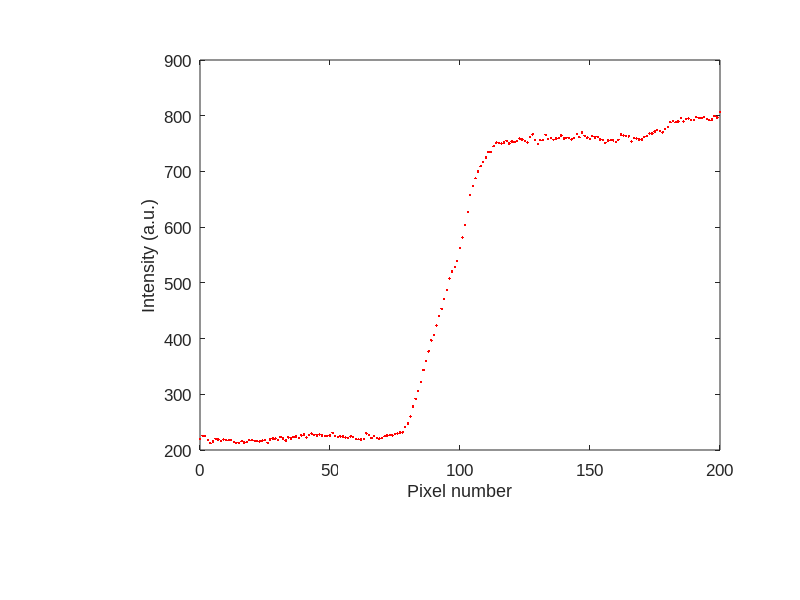

This figure's MATLAB source: (Note: this script raises an error after producing the figure.)

clc;
clear;

% Feel free to load any other line profile, but this is the best one.
data = load('YAGCe_Louis_60kV_6.5W_linewidth=20_xcross-pattern_1-3.csv');
pixelNumber = data(:,1);
intensity = data(:,2);

font = 'Arial';
f = figure('DefaultTextFontName', font, 'DefaultAxesFontName', font);
plot(pixelNumber, intensity, '.r', 'LineWidth', 1.5);
xlim([0, 200]);
xlabel('Pixel number');
ylabel('Intensity (a.u.)');
set(gca, 'FontSize', 12);
set(gcf, 'Units', 'inches', 'Position', [0, 0, 5, 4]);
set(gca, 'Position', [0.25, 0.25, 0.65, 0.65]);

saveas(f,'Figure_2_Sample_1.svg');

%% Enhancement.
%% ~~~ Load data. ~~~
% Load background.
filenames = {'YAGCe_Louis_60kV_6.5W_linewidth=20_background_1.csv', ...
             'YAGCe_Louis_60kV_6.5W_linewidth=20_background_2.csv', ...
             'YAGCe_Louis_60kV_6.5W_linewidth=20_background_3.csv'};
background = zeros(3,2); % First column is average, second column is standard deviation.
all_background = 0;
for i = 1:3
    currentData = load(filenames{i});
    background(i,1) = mean(currentData(:,2));
    background(i,2) = std(currentData(:,2));
    all_background = all_background + currentData(1:159,2)
end
averageBackground = mean(background(:,1));
errorBackground = sqrt(sum(background(:,2).^2));
all_background = all_background / 3.;

font = 'Arial';
pixelNumber_background = currentData(:,1);
f = figure('DefaultTextFontName', font, 'DefaultAxesFontName', font);
plot(pixelNumber_background, all_background, '.r', 'LineWidth', 1.5);
xlim([0, 200]);
xlabel('Pixel number');
ylabel('Intensity (a.u.)');
set(gca, 'FontSize', 12);
set(gcf, 'Units', 'inches', 'Position', [0, 0, 5, 4]);
set(gca, 'Position', [0.25, 0.25, 0.65, 0.65]);

saveas(f,'Figure_2_Sample_1_Background.svg');

% Load unpatterned.
dataset = '1'; % Two datasets of three line profiles, pick '1' or '2'.
% ! The dataset refers to the 'Image_#' in this directory
%   from which the line profile was extracted. !
filenames = {['YAGCe_Louis_60kV_6.5W_linewidth=20_uncoated_unpatterned_1-' dataset '.csv'], ...
             ['YAGCe_Louis_60kV_6.5W_linewidth=20_uncoated_unpatterned_2-' dataset '.csv'], ...
             ['YAGCe_Louis_60kV_6.5W_linewidth=20_uncoated_unpatterned_3-' dataset '.csv']};
data_up = zeros(3,2);
all_unpatterned = 0; % First column is average, second column is standard deviation.
for i = 1:3
    currentData = load(filenames{i});
    data_up(i,1) = mean(currentData(:,2));
    data_up(i,2) = std(currentData(:,2));
    all_unpatterned = all_unpatterned + currentData(1:142,2)
end
pixelNumber_unpatterned = currentData(1:142,1);
averageUnpatterned = mean(data_up(:,1));
errorUnpatterned = sqrt(sum(data_up(:,2).^2));
all_unpatterned = all_unpatterned / 3.;

% Load patterned.
dataset = '3'; % Two datasets of three line profiles, pick '3' or '4'.
filenames = {['YAGCe_Louis_60kV_6.5W_linewidth=20_coated_patterned_1-' dataset '.csv'], ...
             ['YAGCe_Louis_60kV_6.5W_linewidth=20_coated_patterned_2-' dataset '.csv'], ...
             ['YAGCe_Louis_60kV_6.5W_linewidth=20_coated_patterned_3-' dataset '.csv']};
data_p = zeros(3,2);
for i = 1:3
    currentData = load(filenames{i});
    data_p(i,1) = mean(currentData(:,2));
    data_p(i,2) = std(currentData(:,2));
end
averagePatterned = mean(data_p(:,1));
errorPatterned = sqrt(sum(data_p(:,2).^2));


font = 'Arial';
f = figure('DefaultTextFontName', font, 'DefaultAxesFontName', font); hold on;
plot(pixelNumber+200, intensity/averageUnpatterned, '.r', 'LineWidth', 1.5);
% plot(pixelNumber_background, all_background, '.r', 'LineWidth', 1.5);
plot(pixelNumber_unpatterned, all_unpatterned/averageUnpatterned, '.r', 'LineWidth', 1.5);
xlim([0, 475]);
ylim([0, max(ylim)]);
xlabel('Pixel number', 'FontName', 'Arial', 'FontSize', 12); % 
ylabel('Normalized signal', 'FontName', 'Arial', 'FontSize', 12); % 
set(gca, 'FontSize', 12);
set(gcf, 'Units', 'inches', 'Position', [0, 0, 2, 2]);
set(gca, 'Position', [0.3, 0.3, 0.65, 0.65]);  % Adjusted for better spacing
set(gca, 'LineWidth', 1);  % Increase the thickness (default is usually 0.5)
set(gca, 'Box', 'on');
set(gca, 'TickLength', [0.02, 0.025]);  % [Inside length, outside length]
ylim([0, 4])


saveas(f,'Figure_2_Sample_1_All.svg');


%% ~~~ Calculate enhancement. ~~~
numerator = (averagePatterned - averageBackground);
errorNumerator = sqrt(errorPatterned^2 + errorBackground^2);
denominator = (averageUnpatterned - averageBackground);
errorDenominator = sqrt(errorUnpatterned^2 + errorBackground^2);

enhancement = numerator/denominator;
errorEnhancement = enhancement*sqrt((errorNumerator/numerator)^2 + (errorDenominator/denominator)^2);

disp(['Enhancement = ' num2str(enhancement) ' +- ' num2str(errorEnhancement)]);
